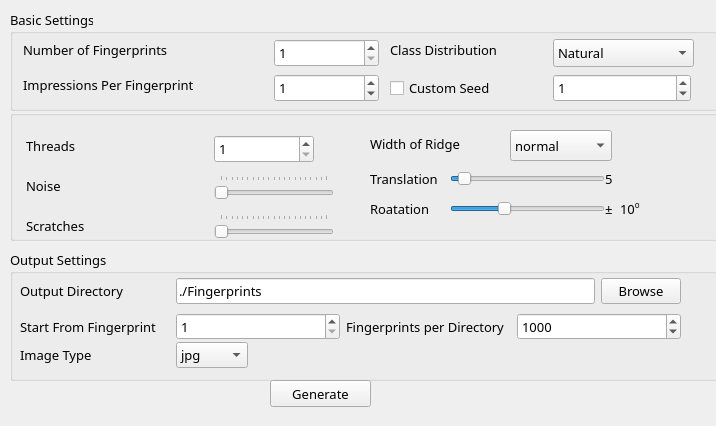
<?xml version="1.0" encoding="UTF-8"?>
<ui version="4.0">
 <class>GeneratorWindow</class>
 <widget class="QMainWindow" name="GeneratorWindow">
  <property name="windowModality">
   <enum>Qt::WindowModal</enum>
  </property>
  <property name="geometry">
   <rect>
    <x>0</x>
    <y>0</y>
    <width>716</width>
    <height>426</height>
   </rect>
  </property>
  <property name="windowTitle">
   <string>iFinGen: Synthetic Fingerprint Generator</string>
  </property>
  <property name="styleSheet">
   <string notr="true"/>
  </property>
  <widget class="QWidget" name="centralwidget">
   <widget class="QGroupBox" name="groupBox_2">
    <property name="geometry">
     <rect>
      <x>10</x>
      <y>250</y>
      <width>711</width>
      <height>131</height>
     </rect>
    </property>
    <property name="font">
     <font>
      <family>MS Reference Sans Serif</family>
      <pointsize>10</pointsize>
     </font>
    </property>
    <property name="styleSheet">
     <string notr="true"/>
    </property>
    <property name="title">
     <string>Output Settings</string>
    </property>
    <widget class="QWidget" name="layoutWidget">
     <property name="geometry">
      <rect>
       <x>10</x>
       <y>25</y>
       <width>661</width>
       <height>70</height>
      </rect>
     </property>
     <property name="font">
      <font>
       <family>MS Reference Sans Serif</family>
       <pointsize>10</pointsize>
      </font>
     </property>
     <layout class="QGridLayout" name="gridLayout_2">
      <item row="1" column="0" colspan="3">
       <layout class="QHBoxLayout" name="horizontalLayout">
        <item>
         <widget class="QLabel" name="label_5">
          <property name="minimumSize">
           <size>
            <width>150</width>
            <height>0</height>
           </size>
          </property>
          <property name="maximumSize">
           <size>
            <width>150</width>
            <height>16777215</height>
           </size>
          </property>
          <property name="font">
           <font>
            <family>MS Reference Sans Serif</family>
            <pointsize>10</pointsize>
           </font>
          </property>
          <property name="styleSheet">
           <string notr="true">border:0;</string>
          </property>
          <property name="frameShadow">
           <enum>QFrame::Plain</enum>
          </property>
          <property name="lineWidth">
           <number>0</number>
          </property>
          <property name="text">
           <string>Start From Fingerprint</string>
          </property>
         </widget>
        </item>
        <item>
         <widget class="QSpinBox" name="StartFinger">
          <property name="font">
           <font>
            <family>MS Reference Sans Serif</family>
            <pointsize>10</pointsize>
           </font>
          </property>
          <property name="minimum">
           <number>1</number>
          </property>
          <property name="maximum">
           <number>1000000</number>
          </property>
          <property name="value">
           <number>1</number>
          </property>
         </widget>
        </item>
        <item>
         <widget class="QLabel" name="label_6">
          <property name="font">
           <font>
            <family>MS Reference Sans Serif</family>
            <pointsize>10</pointsize>
           </font>
          </property>
          <property name="styleSheet">
           <string notr="true">border:0;</string>
          </property>
          <property name="frameShadow">
           <enum>QFrame::Plain</enum>
          </property>
          <property name="lineWidth">
           <number>0</number>
          </property>
          <property name="text">
           <string>Fingerprints per Directory</string>
          </property>
         </widget>
        </item>
        <item>
         <widget class="QSpinBox" name="FingersPerFolder">
          <property name="font">
           <font>
            <family>MS Reference Sans Serif</family>
            <pointsize>10</pointsize>
           </font>
          </property>
          <property name="minimum">
           <number>1</number>
          </property>
          <property name="maximum">
           <number>1000000</number>
          </property>
          <property name="value">
           <number>1000</number>
          </property>
         </widget>
        </item>
       </layout>
      </item>
      <item row="0" column="1">
       <widget class="QLineEdit" name="OutputDir">
        <property name="font">
         <font>
          <family>MS Reference Sans Serif</family>
          <pointsize>10</pointsize>
         </font>
        </property>
        <property name="text">
         <string>./Fingerprints</string>
        </property>
       </widget>
      </item>
      <item row="0" column="2">
       <widget class="QPushButton" name="pushButton">
        <property name="font">
         <font>
          <family>MS Reference Sans Serif</family>
          <pointsize>10</pointsize>
         </font>
        </property>
        <property name="text">
         <string>Browse</string>
        </property>
       </widget>
      </item>
      <item row="0" column="0">
       <widget class="QLabel" name="label_4">
        <property name="minimumSize">
         <size>
          <width>150</width>
          <height>0</height>
         </size>
        </property>
        <property name="maximumSize">
         <size>
          <width>150</width>
          <height>16777215</height>
         </size>
        </property>
        <property name="font">
         <font>
          <family>MS Reference Sans Serif</family>
          <pointsize>10</pointsize>
         </font>
        </property>
        <property name="styleSheet">
         <string notr="true">border:0;</string>
        </property>
        <property name="frameShadow">
         <enum>QFrame::Plain</enum>
        </property>
        <property name="lineWidth">
         <number>0</number>
        </property>
        <property name="text">
         <string>Output Directory</string>
        </property>
       </widget>
      </item>
     </layout>
    </widget>
    <widget class="QWidget" name="layoutWidget">
     <property name="geometry">
      <rect>
       <x>10</x>
       <y>90</y>
       <width>228</width>
       <height>30</height>
      </rect>
     </property>
     <property name="font">
      <font>
       <family>MS Reference Sans Serif</family>
       <pointsize>10</pointsize>
      </font>
     </property>
     <layout class="QGridLayout" name="gridLayout_3">
      <item row="0" column="0">
       <widget class="QLabel" name="label_7">
        <property name="minimumSize">
         <size>
          <width>150</width>
          <height>0</height>
         </size>
        </property>
        <property name="maximumSize">
         <size>
          <width>150</width>
          <height>16777215</height>
         </size>
        </property>
        <property name="font">
         <font>
          <family>MS Reference Sans Serif</family>
          <pointsize>10</pointsize>
         </font>
        </property>
        <property name="styleSheet">
         <string notr="true">border:0;</string>
        </property>
        <property name="frameShadow">
         <enum>QFrame::Plain</enum>
        </property>
        <property name="lineWidth">
         <number>0</number>
        </property>
        <property name="text">
         <string>Image Type</string>
        </property>
       </widget>
      </item>
      <item row="0" column="1">
       <widget class="QComboBox" name="ImageType">
        <property name="font">
         <font>
          <family>MS Reference Sans Serif</family>
          <pointsize>10</pointsize>
         </font>
        </property>
        <item>
         <property name="text">
          <string>jpg</string>
         </property>
        </item>
        <item>
         <property name="text">
          <string>jpeg</string>
         </property>
        </item>
        <item>
         <property name="text">
          <string>bmp</string>
         </property>
        </item>
        <item>
         <property name="text">
          <string>png</string>
         </property>
        </item>
        <item>
         <property name="text">
          <string>tif</string>
         </property>
        </item>
        <item>
         <property name="text">
          <string>tiff</string>
         </property>
        </item>
       </widget>
      </item>
     </layout>
    </widget>
   </widget>
   <widget class="QGroupBox" name="groupBox_3">
    <property name="geometry">
     <rect>
      <x>10</x>
      <y>110</y>
      <width>711</width>
      <height>131</height>
     </rect>
    </property>
    <property name="font">
     <font>
      <family>MS Reference Sans Serif</family>
      <pointsize>10</pointsize>
     </font>
    </property>
    <property name="title">
     <string/>
    </property>
    <widget class="QComboBox" name="ImageType_2">
     <property name="geometry">
      <rect>
       <x>500</x>
       <y>20</y>
       <width>102</width>
       <height>31</height>
      </rect>
     </property>
     <property name="font">
      <font>
       <family>MS Reference Sans Serif</family>
       <pointsize>10</pointsize>
      </font>
     </property>
     <item>
      <property name="text">
       <string>normal</string>
      </property>
     </item>
     <item>
      <property name="text">
       <string>narrow</string>
      </property>
     </item>
     <item>
      <property name="text">
       <string>widen</string>
      </property>
     </item>
    </widget>
    <widget class="QLabel" name="label_10">
     <property name="geometry">
      <rect>
       <x>360</x>
       <y>20</y>
       <width>150</width>
       <height>28</height>
      </rect>
     </property>
     <property name="minimumSize">
      <size>
       <width>150</width>
       <height>0</height>
      </size>
     </property>
     <property name="maximumSize">
      <size>
       <width>150</width>
       <height>16777215</height>
      </size>
     </property>
     <property name="font">
      <font>
       <family>MS Reference Sans Serif</family>
       <pointsize>10</pointsize>
      </font>
     </property>
     <property name="styleSheet">
      <string notr="true">border:0;</string>
     </property>
     <property name="frameShadow">
      <enum>QFrame::Plain</enum>
     </property>
     <property name="lineWidth">
      <number>0</number>
     </property>
     <property name="text">
      <string>Width of Ridge</string>
     </property>
    </widget>
    <widget class="QWidget" name="layoutWidget">
     <property name="geometry">
      <rect>
       <x>360</x>
       <y>60</y>
       <width>311</width>
       <height>64</height>
      </rect>
     </property>
     <layout class="QGridLayout" name="gridLayout_6">
      <property name="sizeConstraint">
       <enum>QLayout::SetFixedSize</enum>
      </property>
      <property name="verticalSpacing">
       <number>12</number>
      </property>
      <item row="0" column="0">
       <layout class="QGridLayout" name="gridLayout_5">
        <property name="sizeConstraint">
         <enum>QLayout::SetFixedSize</enum>
        </property>
        <property name="verticalSpacing">
         <number>12</number>
        </property>
        <item row="1" column="0">
         <widget class="QLabel" name="label_18">
          <property name="minimumSize">
           <size>
            <width>80</width>
            <height>0</height>
           </size>
          </property>
          <property name="maximumSize">
           <size>
            <width>80</width>
            <height>16777215</height>
           </size>
          </property>
          <property name="font">
           <font>
            <family>MS Reference Sans Serif</family>
            <pointsize>10</pointsize>
           </font>
          </property>
          <property name="styleSheet">
           <string notr="true">border:0;</string>
          </property>
          <property name="frameShadow">
           <enum>QFrame::Plain</enum>
          </property>
          <property name="lineWidth">
           <number>0</number>
          </property>
          <property name="text">
           <string>Roatation</string>
          </property>
         </widget>
        </item>
        <item row="0" column="0">
         <widget class="QLabel" name="label_14">
          <property name="minimumSize">
           <size>
            <width>80</width>
            <height>0</height>
           </size>
          </property>
          <property name="maximumSize">
           <size>
            <width>80</width>
            <height>16777215</height>
           </size>
          </property>
          <property name="font">
           <font>
            <family>MS Reference Sans Serif</family>
            <pointsize>10</pointsize>
           </font>
          </property>
          <property name="styleSheet">
           <string notr="true">border:0;</string>
          </property>
          <property name="frameShadow">
           <enum>QFrame::Plain</enum>
          </property>
          <property name="lineWidth">
           <number>0</number>
          </property>
          <property name="text">
           <string>Translation</string>
          </property>
         </widget>
        </item>
        <item row="0" column="1">
         <layout class="QHBoxLayout" name="horizontalLayout_5">
          <item>
           <widget class="QSlider" name="trans_slider">
            <property name="minimumSize">
             <size>
              <width>155</width>
              <height>0</height>
             </size>
            </property>
            <property name="maximumSize">
             <size>
              <width>155</width>
              <height>16777215</height>
             </size>
            </property>
            <property name="font">
             <font>
              <family>MS Reference Sans Serif</family>
              <pointsize>10</pointsize>
             </font>
            </property>
            <property name="maximum">
             <number>100</number>
            </property>
            <property name="value">
             <number>5</number>
            </property>
            <property name="orientation">
             <enum>Qt::Horizontal</enum>
            </property>
            <property name="tickPosition">
             <enum>QSlider::NoTicks</enum>
            </property>
            <property name="tickInterval">
             <number>1</number>
            </property>
           </widget>
          </item>
          <item>
           <widget class="QLabel" name="translation_label">
            <property name="minimumSize">
             <size>
              <width>45</width>
              <height>0</height>
             </size>
            </property>
            <property name="maximumSize">
             <size>
              <width>45</width>
              <height>16777215</height>
             </size>
            </property>
            <property name="font">
             <font>
              <family>MS Reference Sans Serif</family>
              <pointsize>10</pointsize>
             </font>
            </property>
            <property name="text">
             <string>5</string>
            </property>
           </widget>
          </item>
         </layout>
        </item>
        <item row="1" column="1">
         <layout class="QHBoxLayout" name="horizontalLayout_2">
          <item>
           <widget class="QSlider" name="rot_slider">
            <property name="minimumSize">
             <size>
              <width>155</width>
              <height>0</height>
             </size>
            </property>
            <property name="maximumSize">
             <size>
              <width>155</width>
              <height>16777215</height>
             </size>
            </property>
            <property name="font">
             <font>
              <family>MS Reference Sans Serif</family>
              <pointsize>10</pointsize>
             </font>
            </property>
            <property name="maximum">
             <number>30</number>
            </property>
            <property name="value">
             <number>10</number>
            </property>
            <property name="orientation">
             <enum>Qt::Horizontal</enum>
            </property>
            <property name="tickPosition">
             <enum>QSlider::NoTicks</enum>
            </property>
            <property name="tickInterval">
             <number>1</number>
            </property>
           </widget>
          </item>
          <item>
           <layout class="QHBoxLayout" name="horizontalLayout_6">
            <item>
             <widget class="QLabel" name="label_8">
              <property name="font">
               <font>
                <family>MS Reference Sans Serif</family>
                <pointsize>10</pointsize>
               </font>
              </property>
              <property name="text">
               <string>&lt;!DOCTYPE HTML PUBLIC &quot;-//W3C//DTD HTML 4.0//EN&quot; &quot;http://www.w3.org/TR/REC-html40/strict.dtd&quot;&gt;
&lt;html&gt;&lt;head&gt;&lt;meta name=&quot;qrichtext&quot; content=&quot;1&quot; /&gt;&lt;style type=&quot;text/css&quot;&gt;
p, li { white-space: pre-wrap; }
&lt;/style&gt;&lt;/head&gt;&lt;body style=&quot; font-family:'Sans'; font-size:10pt; font-weight:400; font-style:normal;&quot;&gt;
&lt;p style=&quot; margin-top:0px; margin-bottom:0px; margin-left:0px; margin-right:0px; -qt-block-indent:0; text-indent:0px;&quot;&gt;±&lt;/p&gt;&lt;/body&gt;&lt;/html&gt;</string>
              </property>
              <property name="textFormat">
               <enum>Qt::RichText</enum>
              </property>
             </widget>
            </item>
            <item>
             <widget class="QLabel" name="rotation_label">
              <property name="minimumSize">
               <size>
                <width>30</width>
                <height>0</height>
               </size>
              </property>
              <property name="maximumSize">
               <size>
                <width>30</width>
                <height>16777215</height>
               </size>
              </property>
              <property name="font">
               <font>
                <family>MS Reference Sans Serif</family>
                <pointsize>10</pointsize>
               </font>
              </property>
              <property name="text">
               <string>&lt;!DOCTYPE HTML PUBLIC &quot;-//W3C//DTD HTML 4.0//EN&quot; &quot;http://www.w3.org/TR/REC-html40/strict.dtd&quot;&gt;
&lt;html&gt;&lt;head&gt;&lt;meta name=&quot;qrichtext&quot; content=&quot;1&quot; /&gt;&lt;style type=&quot;text/css&quot;&gt;
p, li { white-space: pre-wrap; }
&lt;/style&gt;&lt;/head&gt;&lt;body style=&quot; font-family:'Sans'; font-size:10pt; font-weight:400; font-style:normal;&quot;&gt;
&lt;p style=&quot; margin-top:0px; margin-bottom:0px; margin-left:0px; margin-right:0px; -qt-block-indent:0; text-indent:0px;&quot;&gt;10&lt;span style=&quot; vertical-align:super;&quot;&gt;o&lt;/span&gt;&lt;/p&gt;&lt;/body&gt;&lt;/html&gt;</string>
              </property>
             </widget>
            </item>
           </layout>
          </item>
         </layout>
        </item>
       </layout>
      </item>
     </layout>
    </widget>
    <widget class="QSpinBox" name="threads">
     <property name="geometry">
      <rect>
       <x>204</x>
       <y>25</y>
       <width>100</width>
       <height>28</height>
      </rect>
     </property>
     <property name="minimumSize">
      <size>
       <width>100</width>
       <height>0</height>
      </size>
     </property>
     <property name="maximumSize">
      <size>
       <width>100</width>
       <height>16777215</height>
      </size>
     </property>
     <property name="font">
      <font>
       <family>MS Reference Sans Serif</family>
       <pointsize>10</pointsize>
      </font>
     </property>
     <property name="minimum">
      <number>1</number>
     </property>
     <property name="maximum">
      <number>1000000</number>
     </property>
     <property name="value">
      <number>1</number>
     </property>
    </widget>
    <widget class="QLabel" name="label_11">
     <property name="geometry">
      <rect>
       <x>16</x>
       <y>65</y>
       <width>130</width>
       <height>22</height>
      </rect>
     </property>
     <property name="minimumSize">
      <size>
       <width>130</width>
       <height>0</height>
      </size>
     </property>
     <property name="font">
      <font>
       <family>MS Reference Sans Serif</family>
       <pointsize>10</pointsize>
      </font>
     </property>
     <property name="styleSheet">
      <string notr="true">border:0;</string>
     </property>
     <property name="frameShadow">
      <enum>QFrame::Plain</enum>
     </property>
     <property name="lineWidth">
      <number>0</number>
     </property>
     <property name="text">
      <string>Noise</string>
     </property>
    </widget>
    <widget class="QLabel" name="label_17">
     <property name="geometry">
      <rect>
       <x>16</x>
       <y>105</y>
       <width>130</width>
       <height>21</height>
      </rect>
     </property>
     <property name="minimumSize">
      <size>
       <width>130</width>
       <height>0</height>
      </size>
     </property>
     <property name="font">
      <font>
       <family>MS Reference Sans Serif</family>
       <pointsize>10</pointsize>
      </font>
     </property>
     <property name="styleSheet">
      <string notr="true">border:0;</string>
     </property>
     <property name="frameShadow">
      <enum>QFrame::Plain</enum>
     </property>
     <property name="lineWidth">
      <number>0</number>
     </property>
     <property name="text">
      <string>Scratches</string>
     </property>
    </widget>
    <widget class="QLabel" name="label_9">
     <property name="enabled">
      <bool>true</bool>
     </property>
     <property name="geometry">
      <rect>
       <x>16</x>
       <y>25</y>
       <width>165</width>
       <height>22</height>
      </rect>
     </property>
     <property name="minimumSize">
      <size>
       <width>130</width>
       <height>0</height>
      </size>
     </property>
     <property name="font">
      <font>
       <family>MS Reference Sans Serif</family>
       <pointsize>10</pointsize>
      </font>
     </property>
     <property name="styleSheet">
      <string notr="true">border:0;</string>
     </property>
     <property name="frameShadow">
      <enum>QFrame::Plain</enum>
     </property>
     <property name="lineWidth">
      <number>0</number>
     </property>
     <property name="text">
      <string>Threads</string>
     </property>
    </widget>
    <widget class="QxtSpanSlider" name="noise_level">
     <property name="geometry">
      <rect>
       <x>204</x>
       <y>65</y>
       <width>120</width>
       <height>27</height>
      </rect>
     </property>
     <property name="minimumSize">
      <size>
       <width>120</width>
       <height>0</height>
      </size>
     </property>
     <property name="maximumSize">
      <size>
       <width>120</width>
       <height>16777215</height>
      </size>
     </property>
     <property name="font">
      <font>
       <family>MS Reference Sans Serif</family>
       <pointsize>10</pointsize>
      </font>
     </property>
     <property name="maximum">
      <number>20</number>
     </property>
     <property name="pageStep">
      <number>1</number>
     </property>
     <property name="value">
      <number>0</number>
     </property>
     <property name="orientation">
      <enum>Qt::Horizontal</enum>
     </property>
     <property name="tickPosition">
      <enum>QSlider::TicksAbove</enum>
     </property>
     <property name="tickInterval">
      <number>1</number>
     </property>
     <property name="upperValue">
      <number>0</number>
     </property>
     <property name="upperPosition">
      <number>0</number>
     </property>
    </widget>
    <widget class="QxtSpanSlider" name="num_scratches">
     <property name="geometry">
      <rect>
       <x>204</x>
       <y>104</y>
       <width>120</width>
       <height>27</height>
      </rect>
     </property>
     <property name="minimumSize">
      <size>
       <width>120</width>
       <height>0</height>
      </size>
     </property>
     <property name="maximumSize">
      <size>
       <width>120</width>
       <height>16777215</height>
      </size>
     </property>
     <property name="font">
      <font>
       <family>MS Reference Sans Serif</family>
       <pointsize>10</pointsize>
      </font>
     </property>
     <property name="mouseTracking">
      <bool>true</bool>
     </property>
     <property name="inputMethodHints">
      <set>Qt::ImhDigitsOnly</set>
     </property>
     <property name="maximum">
      <number>20</number>
     </property>
     <property name="pageStep">
      <number>1</number>
     </property>
     <property name="value">
      <number>0</number>
     </property>
     <property name="tracking">
      <bool>true</bool>
     </property>
     <property name="orientation">
      <enum>Qt::Horizontal</enum>
     </property>
     <property name="tickPosition">
      <enum>QSlider::TicksAbove</enum>
     </property>
     <property name="tickInterval">
      <number>1</number>
     </property>
     <property name="upperValue">
      <number>0</number>
     </property>
     <property name="upperPosition">
      <number>0</number>
     </property>
    </widget>
   </widget>
   <widget class="QGroupBox" name="groupBox">
    <property name="geometry">
     <rect>
      <x>10</x>
      <y>10</y>
      <width>711</width>
      <height>101</height>
     </rect>
    </property>
    <property name="font">
     <font>
      <family>MS Reference Sans Serif</family>
      <pointsize>10</pointsize>
     </font>
    </property>
    <property name="styleSheet">
     <string notr="true"/>
    </property>
    <property name="title">
     <string>Basic Settings</string>
    </property>
    <widget class="QLabel" name="label_3">
     <property name="geometry">
      <rect>
       <x>380</x>
       <y>29</y>
       <width>152</width>
       <height>22</height>
      </rect>
     </property>
     <property name="font">
      <font>
       <family>MS Reference Sans Serif</family>
       <pointsize>10</pointsize>
      </font>
     </property>
     <property name="styleSheet">
      <string notr="true">border:0;</string>
     </property>
     <property name="frameShadow">
      <enum>QFrame::Plain</enum>
     </property>
     <property name="lineWidth">
      <number>0</number>
     </property>
     <property name="text">
      <string>Class Distribution</string>
     </property>
    </widget>
    <widget class="QSpinBox" name="NumOfFinger">
     <property name="geometry">
      <rect>
       <x>264</x>
       <y>29</y>
       <width>105</width>
       <height>28</height>
      </rect>
     </property>
     <property name="font">
      <font>
       <family>MS Reference Sans Serif</family>
       <pointsize>10</pointsize>
      </font>
     </property>
     <property name="minimum">
      <number>1</number>
     </property>
     <property name="maximum">
      <number>1000000</number>
     </property>
     <property name="value">
      <number>1</number>
     </property>
    </widget>
    <widget class="QLabel" name="label">
     <property name="geometry">
      <rect>
       <x>13</x>
       <y>29</y>
       <width>201</width>
       <height>22</height>
      </rect>
     </property>
     <property name="font">
      <font>
       <family>MS Reference Sans Serif</family>
       <pointsize>10</pointsize>
      </font>
     </property>
     <property name="styleSheet">
      <string notr="true">border:0;</string>
     </property>
     <property name="frameShadow">
      <enum>QFrame::Plain</enum>
     </property>
     <property name="lineWidth">
      <number>0</number>
     </property>
     <property name="text">
      <string>Number of Fingerprints</string>
     </property>
    </widget>
    <widget class="QComboBox" name="ClassDistri">
     <property name="geometry">
      <rect>
       <x>543</x>
       <y>29</y>
       <width>141</width>
       <height>28</height>
      </rect>
     </property>
     <property name="font">
      <font>
       <family>MS Reference Sans Serif</family>
       <pointsize>10</pointsize>
      </font>
     </property>
     <item>
      <property name="text">
       <string>Natural</string>
      </property>
     </item>
     <item>
      <property name="text">
       <string>Arch Only</string>
      </property>
     </item>
     <item>
      <property name="text">
       <string>Tented Arch Only</string>
      </property>
     </item>
     <item>
      <property name="text">
       <string>Right Loop Only</string>
      </property>
     </item>
     <item>
      <property name="text">
       <string>Left Loop  Only</string>
      </property>
     </item>
     <item>
      <property name="text">
       <string>Double Loop Only</string>
      </property>
     </item>
     <item>
      <property name="text">
       <string>Whorl Only</string>
      </property>
     </item>
    </widget>
    <widget class="QLabel" name="label_2">
     <property name="geometry">
      <rect>
       <x>13</x>
       <y>64</y>
       <width>240</width>
       <height>22</height>
      </rect>
     </property>
     <property name="font">
      <font>
       <family>MS Reference Sans Serif</family>
       <pointsize>10</pointsize>
      </font>
     </property>
     <property name="styleSheet">
      <string notr="true">border:0;</string>
     </property>
     <property name="frameShadow">
      <enum>QFrame::Plain</enum>
     </property>
     <property name="lineWidth">
      <number>0</number>
     </property>
     <property name="text">
      <string>Impressions Per Fingerprint</string>
     </property>
    </widget>
    <widget class="QSpinBox" name="ImprPerFinger">
     <property name="geometry">
      <rect>
       <x>264</x>
       <y>64</y>
       <width>105</width>
       <height>28</height>
      </rect>
     </property>
     <property name="font">
      <font>
       <family>MS Reference Sans Serif</family>
       <pointsize>10</pointsize>
      </font>
     </property>
     <property name="minimum">
      <number>0</number>
     </property>
     <property name="maximum">
      <number>1000000</number>
     </property>
     <property name="value">
      <number>1</number>
     </property>
    </widget>
    <widget class="QCheckBox" name="customCheck">
     <property name="geometry">
      <rect>
       <x>380</x>
       <y>65</y>
       <width>142</width>
       <height>26</height>
      </rect>
     </property>
     <property name="font">
      <font>
       <family>MS Reference Sans Serif</family>
       <pointsize>10</pointsize>
      </font>
     </property>
     <property name="text">
      <string>Custom Seed</string>
     </property>
    </widget>
    <widget class="QSpinBox" name="seedVal">
     <property name="geometry">
      <rect>
       <x>543</x>
       <y>64</y>
       <width>138</width>
       <height>28</height>
      </rect>
     </property>
     <property name="font">
      <font>
       <family>MS Reference Sans Serif</family>
       <pointsize>10</pointsize>
      </font>
     </property>
     <property name="minimum">
      <number>0</number>
     </property>
     <property name="maximum">
      <number>1999999999</number>
     </property>
     <property name="value">
      <number>1</number>
     </property>
    </widget>
   </widget>
   <widget class="QPushButton" name="Generate">
    <property name="geometry">
     <rect>
      <x>270</x>
      <y>380</y>
      <width>101</width>
      <height>27</height>
     </rect>
    </property>
    <property name="font">
     <font>
      <family>MS Reference Sans Serif</family>
      <pointsize>10</pointsize>
     </font>
    </property>
    <property name="text">
     <string>Generate</string>
    </property>
   </widget>
  </widget>
 </widget>
 <customwidgets>
  <customwidget>
   <class>QxtSpanSlider</class>
   <extends>QSlider</extends>
   <header>QxtSpanSlider</header>
  </customwidget>
 </customwidgets>
 <resources/>
 <connections/>
</ui>
